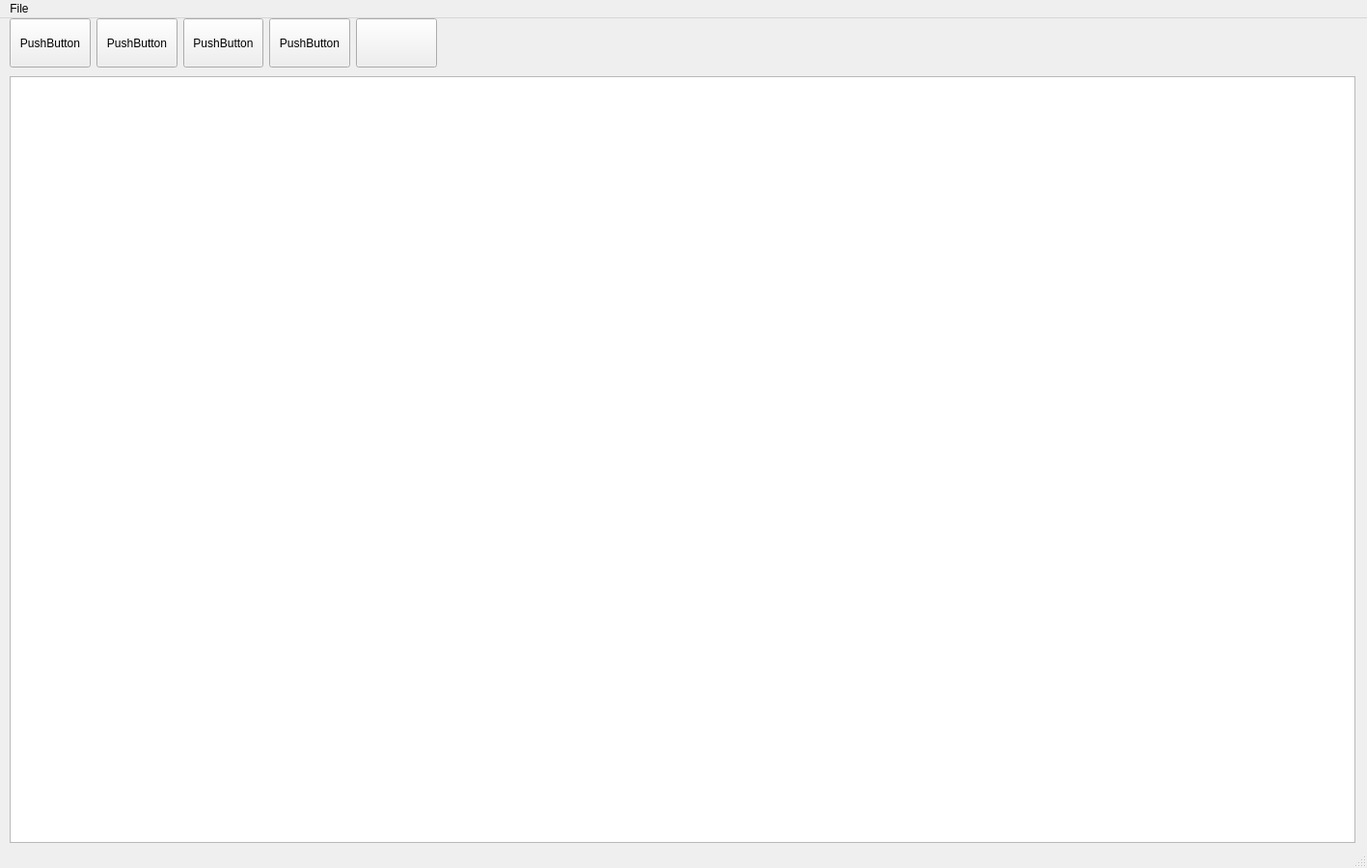
<?xml version="1.0" encoding="UTF-8"?>
<ui version="4.0">
    <class>MainWindow</class>
    <widget class="QMainWindow" name="MainWindow">
        <property name="geometry">
            <rect>
                <x>0</x>
                <y>0</y>
                <width>1417</width>
                <height>900</height>
            </rect>
        </property>
        <property name="windowTitle">
            <string>MainWindow</string>
        </property>
        <widget class="QWidget" name="centralwidget">
            <widget class="QFrame" name="frame">
                <property name="geometry">
                    <rect>
                        <x>10</x>
                        <y>60</y>
                        <width>1395</width>
                        <height>795</height>
                    </rect>
                </property>
                <property name="frameShape">
                    <enum>QFrame::StyledPanel</enum>
                </property>
                <property name="frameShadow">
                    <enum>QFrame::Raised</enum>
                </property>
                <widget class="QScrollArea" name="scrollArea">
                    <property name="enabled">
                        <bool>true</bool>
                    </property>
                    <property name="geometry">
                        <rect>
                            <x>0</x>
                            <y>0</y>
                            <width>1395</width>
                            <height>795</height>
                        </rect>
                    </property>
                    <property name="sizePolicy">
                        <sizepolicy hsizetype="Expanding" vsizetype="Expanding">
                            <horstretch>0</horstretch>
                            <verstretch>0</verstretch>
                        </sizepolicy>
                    </property>
                    <property name="widgetResizable">
                        <bool>true</bool>
                    </property>
                    <widget class="QWidget" name="scrollAreaWidgetContents">
                        <property name="geometry">
                            <rect>
                                <x>0</x>
                                <y>0</y>
                                <width>1393</width>
                                <height>793</height>
                            </rect>
                        </property>
                        <property name="sizePolicy">
                            <sizepolicy hsizetype="Expanding" vsizetype="Expanding">
                                <horstretch>0</horstretch>
                                <verstretch>0</verstretch>
                            </sizepolicy>
                        </property>
                        <widget class="QPlainTextEdit" name="plainTextEdit">
                            <property name="geometry">
                                <rect>
                                    <x>-7</x>
                                    <y>-4</y>
                                    <width>1401</width>
                                    <height>801</height>
                                </rect>
                            </property>
                        </widget>
                    </widget>
                </widget>
            </widget>
            <widget class="QWidget" name="horizontalLayoutWidget">
                <property name="geometry">
                    <rect>
                        <x>10</x>
                        <y>0</y>
                        <width>443</width>
                        <height>51</height>
                    </rect>
                </property>
                <layout class="QHBoxLayout" name="horizontalLayout">
                    <item>
                        <widget class="QPushButton" name="pushButton_5">
                            <property name="sizePolicy">
                                <sizepolicy hsizetype="Expanding" vsizetype="Expanding">
                                    <horstretch>0</horstretch>
                                    <verstretch>0</verstretch>
                                </sizepolicy>
                            </property>
                            <property name="text">
                                <string>PushButton</string>
                            </property>
                        </widget>
                    </item>
                    <item>
                        <widget class="QPushButton" name="pushButton_6">
                            <property name="sizePolicy">
                                <sizepolicy hsizetype="Expanding" vsizetype="Expanding">
                                    <horstretch>0</horstretch>
                                    <verstretch>0</verstretch>
                                </sizepolicy>
                            </property>
                            <property name="text">
                                <string>PushButton</string>
                            </property>
                        </widget>
                    </item>
                    <item>
                        <widget class="QPushButton" name="pushButton_7">
                            <property name="sizePolicy">
                                <sizepolicy hsizetype="Expanding" vsizetype="Expanding">
                                    <horstretch>0</horstretch>
                                    <verstretch>0</verstretch>
                                </sizepolicy>
                            </property>
                            <property name="text">
                                <string>PushButton</string>
                            </property>
                        </widget>
                    </item>
                    <item>
                        <widget class="QPushButton" name="pushButton_4">
                            <property name="sizePolicy">
                                <sizepolicy hsizetype="Expanding" vsizetype="Expanding">
                                    <horstretch>0</horstretch>
                                    <verstretch>0</verstretch>
                                </sizepolicy>
                            </property>
                            <property name="text">
                                <string>PushButton</string>
                            </property>
                        </widget>
                    </item>
                    <item>
                        <widget class="QPushButton" name="pushButton">
                            <property name="enabled">
                                <bool>true</bool>
                            </property>
                            <property name="sizePolicy">
                                <sizepolicy hsizetype="Expanding" vsizetype="Expanding">
                                    <horstretch>0</horstretch>
                                    <verstretch>0</verstretch>
                                </sizepolicy>
                            </property>
                            <property name="text">
                                <string/>
                            </property>
                        </widget>
                    </item>
                </layout>
            </widget>
        </widget>
        <widget class="QMenuBar" name="menubar">
            <property name="geometry">
                <rect>
                    <x>0</x>
                    <y>0</y>
                    <width>1417</width>
                    <height>26</height>
                </rect>
            </property>
            <widget class="QMenu" name="menuFile">
                <property name="title">
                    <string>File</string>
                </property>
            </widget>
            <addaction name="menuFile"/>
        </widget>
        <widget class="QStatusBar" name="statusbar"/>
    </widget>
    <resources/>
    <connections/>
</ui>
